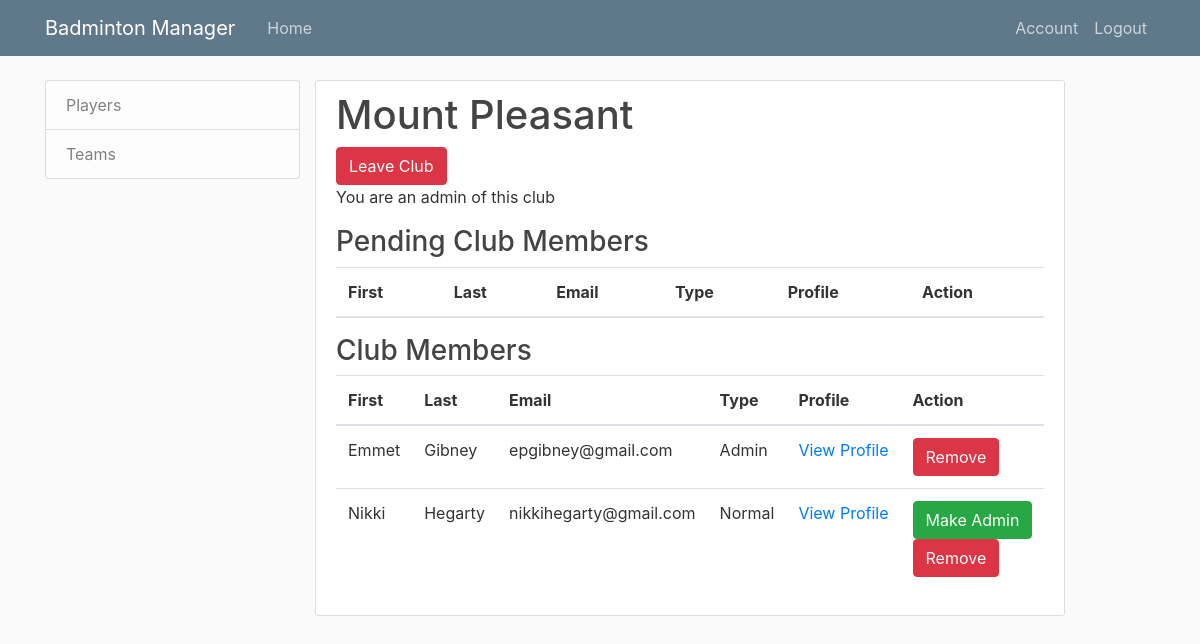
The page /club/1 (signed in) on the database its author committed.
### clubmanager/models.py (models this page shows, shortened)
class Club(db.Model):
    id = db.Column(db.Integer, primary_key=True)
    name = db.Column(db.String(100), nullable=False)
    date_created = db.Column(db.DateTime, nullable=False, default=datetime.utcnow)
    members = db.relationship("Membership", back_populates="club")

class Membership(db.Model):
    __tablename__ = 'membership'
    user_id = db.Column(db.Integer, db.ForeignKey('user.id'), primary_key=True)
    club_id = db.Column(db.Integer, db.ForeignKey('club.id'), primary_key=True)
    is_admin = db.Column(db.Boolean, unique=False, default=False)
    is_member = db.Column(db.Boolean, unique=False, default=False)
    member = db.relationship("User", back_populates="clubs")
    club = db.relationship("Club", back_populates="members")

class User(db.Model, UserMixin):
    id = db.Column(db.Integer, primary_key=True)
    first_name = db.Column(db.String(20), unique=True, nullable=False)
    last_name = db.Column(db.String(20), unique=True, nullable=False)
    email = db.Column(db.String(120), unique=True, nullable=False)
    image_file = db.Column(db.String(20), nullable=False, default='default.jpg')
    password = db.Column(db.String(60), nullable=False)
    clubs = db.relationship('Membership', back_populates="member")

### clubmanager/clubs/routes.py (the view)
@clubs.route("/club/<int:club_id>")
@login_required
def club(club_id):
    club = Club.query.get_or_404(club_id)
    players = club.members
    '''I want to see if the user is an admin'''
    admin_status = user_is_admin(club_id, players)
    '''I want to see if the user is in the list of members'''
    pending_status = user_is_pending(club_id, club)
    '''I want to see if the user has an approved membership'''
    active_status = user_is_member(club_id, players)
    return render_template('club.html', club=club, players=players, active_status=active_status,
                        pending_status=pending_status, admin_status=admin_status)

### clubmanager/clubs/routes.py (called while the page is built)
def user_is_member(club_id, players):
    active_status = False
    for p in players:
        if p.member == current_user:
            if p.is_member == True:
                active_status = True
    return active_status

def user_is_admin(club_id, players):
    admin_status = False
    for p in players:
        if p.member == current_user:
            if p.is_admin == True:
                admin_status = True
    return admin_status

def user_is_pending(club_id, club):
    player_list = []
    pending_status = False
    for m in club.members:
        p = User(id=m.user_id)
        player_list.append(p)
    if current_user in player_list:
        pending_status = True
    else:
        pending_status = False
    return pending_status

### clubmanager/models.py (called while the page is built)
@login_manager.user_loader
def load_user(user_id):
    return User.query.get(int(user_id))

### clubmanager/templates/club.html (shortened to what this page needs)
{% extends "layout.html" %} {% block content %}
<div class="row">
  {% include 'sidebar.html' %}
  <article class="media content-section">
    <div class="media-body">
      <h1 class="article-title">{{ club.name }}</h1>
      {% if active_status == True %}
        <form action="{{ url_for('clubs.leave_club', club_id=club.id) }}" method="POST">
          <input class="btn btn-danger" type="submit" value="Leave Club">
        </form>
      {% elif pending_status == True %}
        <button class="btn btn-secondary">Pending</button>
      {% elif active_status == False %}
        <form action="{{ url_for('clubs.join_club', club_id=club.id) }}" method="POST">
          <input class="btn btn-success" type="submit" value="Join Club">
        </form>
      {% endif %}
      {% if admin_status == True %}
      <p>You are an admin of this club</p>
      {% endif %}
      {% if admin_status == True %}
      <h3 class="article-title">Pending Club Members</h3>
      <table class="table">
        <thead>
          <tr>
            <th scope="col">First</th>
            <th scope="col">Last</th>
            <th scope="col">Email</th>
            <th scope="col">Type</th>
            <th scope="col">Profile</th>
            <th scope="col">Action</th>
          </tr>
        </thead>
      </table>
      {% endif %}
      <h3 class="article-title">Club Members</h3>
      <table class="table">
        <thead>
          <tr>
            <th scope="col">First</th>
            <th scope="col">Last</th>
            <th scope="col">Email</th>
            <th scope="col">Type</th>
            <th scope="col">Profile</th>
            {% if admin_status == True %}
            <th scope="col">Action</th>
            {% endif %}
          </tr>
        </thead>
        <tbody>
          {% for player in players %}
            {% if player.is_member == True %}
            <tr>
              <td>{{ player.member.first_name }}</td>
              <td>{{ player.member.last_name }}</td>
              <td>{{ player.member.email }}</td>
              {% if player.is_admin == True %}
                <td>Admin</td>
              {% else %}
                <td>Normal</td>
              {% endif %}
              <td><a href="{{ url_for('users.user', user_id=player.member.id) }}">View Profile</a></td>
              {% if admin_status == True %}
                <td>
                  {% if player.is_admin == False %}
                    <form action="{{ url_for('clubs.make_admin', club_id=club.id, user_id=player.member.id) }}" method="POST">
                      <input class="btn btn-success" type="submit" value="Make Admin">
                    </form>
                  {% endif %}
                  <form action="{{ url_for('clubs.remove_member', club_id=club.id, user_id=player.member.id) }}" method="POST">
                    <input class="btn btn-danger" type="submit" value="Remove">
                  </form>
                </td>
              {% endif %}
            </tr>
            {% endif %}
          {% endfor %}
        </tbody>
      </table>
    </div>
  </article>
</div>
{% endblock %}

### clubmanager/static/main.css (style rules this page uses)
body { background: #fafafa; color: #333333; margin-top: 5rem; }
h1, h2, h3, h4, h5, h6 { color: #444444; }
.content-section { background: #ffffff; padding: 10px 20px; border: 1px solid #dddddd; border-radius: 3px; margin-bottom: 20px; }
.article-title { color: #444444; }

### rows shown on the page
Club: name "Mount Pleasant"
Membership: member.first_name "Emmet", member.last_name "Gibney", member.email "epgibney@gmail.com", is_admin "Admin"
Membership: member.first_name "Nikki", member.last_name "Hegarty", member.email "nikkihegarty@gmail.com", is_admin "Normal"
